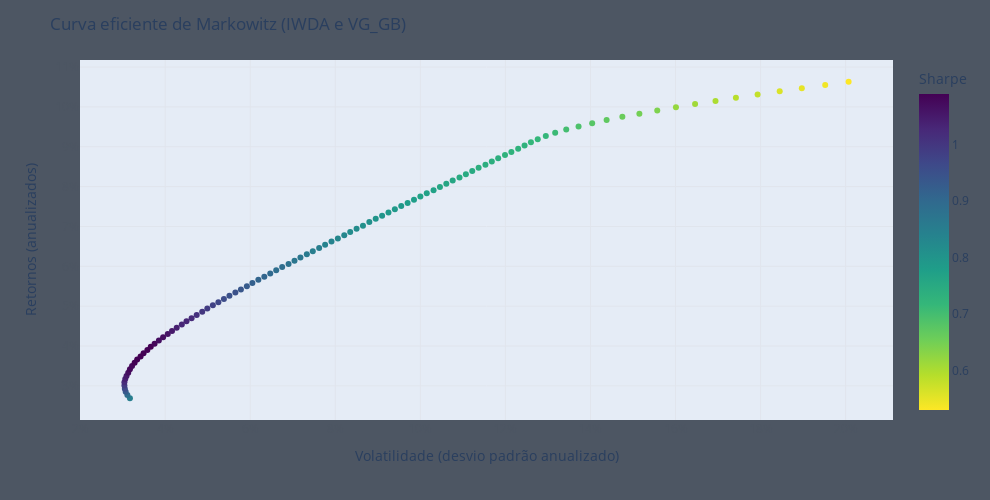

The cell this chart's notebook holds for it:
### Code cell
import plotly.express as px

fig = px.scatter(round(ef, 2), x="Volatility", y="Returns", color='Sharpe',
            color_continuous_scale='Viridis_r',
            hover_data=nomes, width=990, height=500)

fig.update_layout(
    paper_bgcolor="#F5F6F9",
    title='Curva eficiente de Markowitz (IWDA e VG_GB)',
    yaxis=dict(
        ticksuffix='%',
        tickfont=dict(color='#4D5663'),
        gridcolor='#E1E5ED',
        zerolinecolor='#E1E5ED',
        showgrid=True,
        title_text="Retornos (anualizados)"),
    xaxis=dict(
        ticksuffix='%',
        tickfont=dict(color='#4D5663'),
        gridcolor='#E1E5ED',
        zerolinecolor='#E1E5ED',
        showgrid=True,
        title_text="Volatilidade (desvio padrão anualizado)")
)

### Figure 1 — Plotly figure (JSON) as saved in the notebook; plotly's stock layout.template omitted (floating-point values rounded to 4 significant figures; data arrays with more than 128 entries replaced by an {"elided": "..."} marker saying what was removed)
{"data": [{"customdata": {"elided": "100x3 float values"}, "hovertemplate": "Volatility=%{x}<br>Returns=%{y}<br>VG=%{customdata[0]}<br>IWDA=%{customdata[1]}<br>XAD5=%{customdata[2]}<br>Sharpe=%{marker.color}<extra></extra>", "legendgroup": "", "marker": {"color": [0.85, 0.89, 0.93, 0.96, 0.99, 1.02, 1.04, 1.05, 1.07, 1.08, 1.08, 1.09, 1.09, 1.09, 1.09, 1.09, 1.09, 1.08, 1.07, 1.07, 1.06, 1.05, 1.04, 1.03, 1.03, 1.02, 1.01, 1, 0.99, 0.98, 0.97, 0.96, 0.95, 0.95, 0.94, 0.93, 0.92, 0.91, 0.91, 0.9, 0.89, 0.89, 0.88, 0.87, 0.87, 0.86, 0.85, 0.85, 0.84, 0.84, 0.83, 0.83, 0.82, 0.82, 0.81, 0.81, 0.8, 0.8, 0.79, 0.79, 0.79, 0.78, 0.78, 0.77, 0.77, 0.77, 0.76, 0.76, 0.76, 0.75, 0.75, 0.75, 0.74, 0.74, 0.74, 0.74, 0.73, 0.73, 0.73, 0.73, 0.72, 0.72, 0.72, 0.71, 0.7, 0.69, 0.68, 0.67, 0.66, 0.65, 0.64, 0.62, 0.61, 0.6, 0.59, 0.58, 0.56, 0.55, 0.54, 0.53], "coloraxis": "coloraxis", "symbol": "circle"}, "mode": "markers", "name": "", "showlegend": false, "type": "scatter", "x": [3.17, 3.11, 3.07, 3.05, 3.04, 3.04, 3.06, 3.09, 3.13, 3.17, 3.22, 3.28, 3.34, 3.42, 3.49, 3.58, 3.66, 3.75, 3.85, 3.95, 4.06, 4.16, 4.27, 4.39, 4.5, 4.62, 4.74, 4.87, 4.99, 5.12, 5.25, 5.38, 5.51, 5.65, 5.78, 5.92, 6.05, 6.19, 6.33, 6.47, 6.61, 6.75, 6.9, 7.04, 7.18, 7.33, 7.47, 7.62, 7.76, 7.91, 8.06, 8.21, 8.35, 8.5, 8.65, 8.8, 8.95, 9.1, 9.25, 9.4, 9.55, 9.7, 9.85, 10, 10.15, 10.31, 10.46, 10.61, 10.76, 10.92, 11.07, 11.22, 11.37, 11.53, 11.68, 11.83, 11.99, 12.14, 12.3, 12.45, 12.6, 12.76, 12.95, 13.17, 13.43, 13.72, 14.04, 14.38, 14.75, 15.15, 15.57, 16.01, 16.46, 16.94, 17.42, 17.93, 18.45, 18.97, 19.52, 20.07], "xaxis": "x", "y": [2.69, 2.77, 2.85, 2.93, 3.01, 3.09, 3.17, 3.25, 3.33, 3.42, 3.5, 3.58, 3.66, 3.74, 3.82, 3.9, 3.98, 4.06, 4.14, 4.22, 4.3, 4.38, 4.46, 4.54, 4.62, 4.7, 4.78, 4.86, 4.94, 5.02, 5.1, 5.18, 5.26, 5.34, 5.42, 5.5, 5.58, 5.66, 5.74, 5.82, 5.9, 5.98, 6.06, 6.14, 6.22, 6.3, 6.38, 6.46, 6.54, 6.62, 6.7, 6.78, 6.86, 6.94, 7.02, 7.11, 7.19, 7.27, 7.35, 7.43, 7.51, 7.59, 7.67, 7.75, 7.83, 7.91, 7.99, 8.07, 8.15, 8.23, 8.31, 8.39, 8.47, 8.55, 8.63, 8.71, 8.79, 8.87, 8.95, 9.03, 9.11, 9.19, 9.27, 9.35, 9.43, 9.51, 9.59, 9.67, 9.75, 9.83, 9.91, 9.99, 10.07, 10.15, 10.23, 10.31, 10.39, 10.47, 10.55, 10.63], "yaxis": "y"}], "layout": {"coloraxis": {"colorbar": {"title": {"text": "Sharpe"}}, "colorscale": [[0, "#fde725"], [0.1111, "#b5de2b"], [0.2222, "#6ece58"], [0.3333, "#35b779"], [0.4444, "#1f9e89"], [0.5556, "#26828e"], [0.6667, "#31688e"], [0.7778, "#3e4989"], [0.8889, "#482878"], [1, "#440154"]]}, "height": 500, "legend": {"tracegroupgap": 0}, "margin": {"t": 60}, "paper_bgcolor": "#4D5663", "title": {"text": "Curva eficiente de Markowitz (IWDA e VG_GB)"}, "width": 990, "xaxis": {"anchor": "y", "autorange": true, "domain": [0, 1], "gridcolor": "#E1E5ED", "range": [1.996, 21.11], "showgrid": true, "tickfont": {"color": "#4D5663"}, "ticksuffix": "%", "title": {"text": "Volatilidade (desvio padrão anualizado)"}, "type": "linear", "zerolinecolor": "#E1E5ED"}, "yaxis": {"anchor": "x", "autorange": true, "domain": [0, 1], "gridcolor": "#E1E5ED", "range": [2.144, 11.18], "showgrid": true, "tickfont": {"color": "#4D5663"}, "ticksuffix": "%", "title": {"text": "Retornos (anualizados)"}, "type": "linear", "zerolinecolor": "#E1E5ED"}}}
